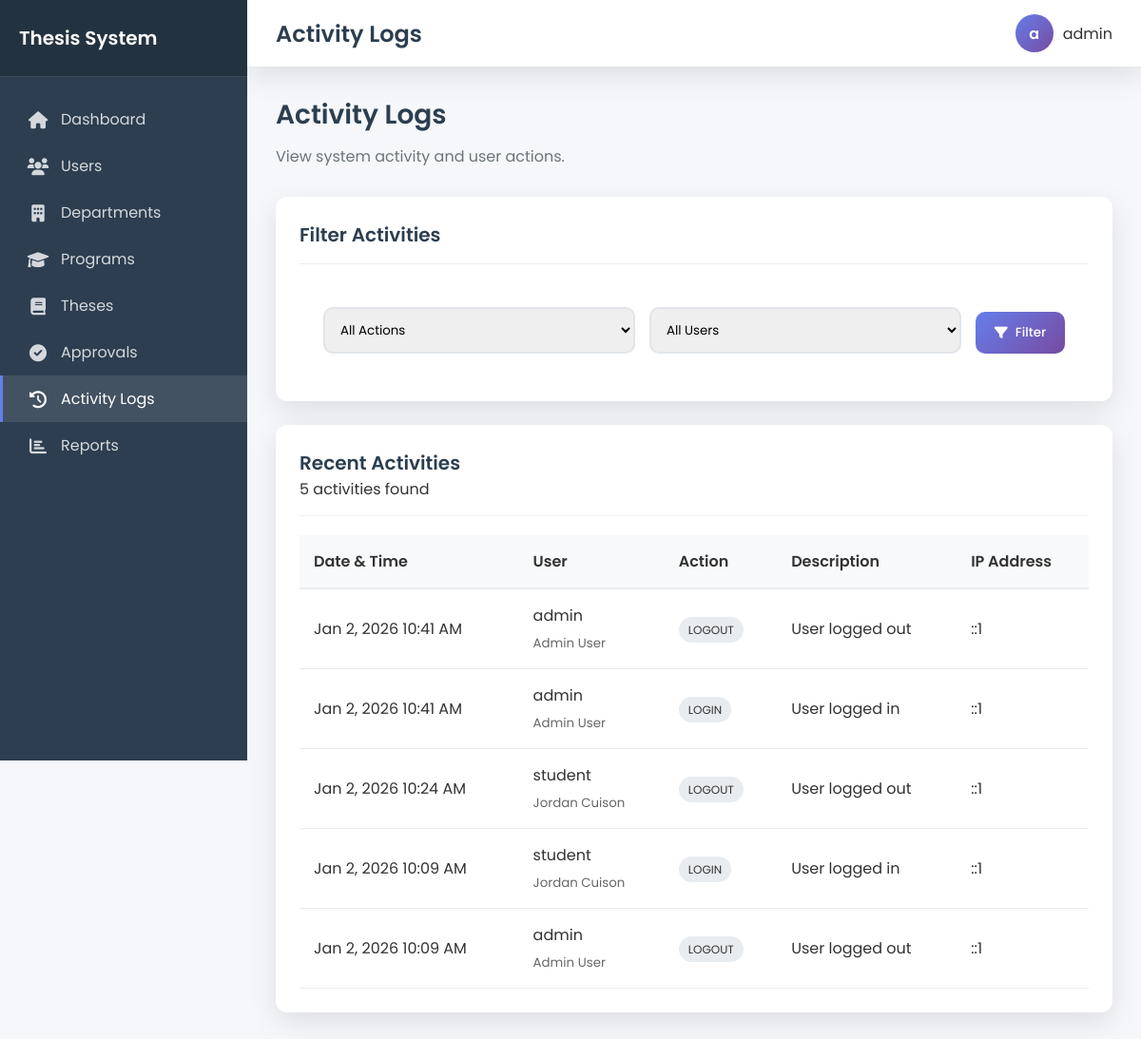
Page /admin/activity-logs.php (signed in) on the committed database.
### tables this page shows
CREATE TABLE `activity_logs` (
  `id` int(11) NOT NULL,
  `user_id` int(11) DEFAULT NULL,
  `action` varchar(100) NOT NULL,
  `description` text DEFAULT NULL,
  `ip_address` varchar(45) DEFAULT NULL,
  `user_agent` text DEFAULT NULL,
  `created_at` timestamp NOT NULL DEFAULT current_timestamp()
);

CREATE TABLE `users` (
  `id` int(11) NOT NULL,
  `username` varchar(50) NOT NULL,
  `email` varchar(100) NOT NULL,
  `password` varchar(255) NOT NULL,
  `role` enum('student','adviser','admin') NOT NULL,
  `first_name` varchar(50) NOT NULL,
  `last_name` varchar(50) NOT NULL,
  `middle_name` varchar(50) DEFAULT NULL,
  `student_id` varchar(20) DEFAULT NULL,
  `program_id` int(11) DEFAULT NULL,
  `profile_picture` varchar(255) DEFAULT NULL,
  `signature` varchar(255) DEFAULT NULL,
  `is_active` tinyint(1) DEFAULT 1,
  `last_login` timestamp NULL DEFAULT NULL,
  `created_at` timestamp NOT NULL DEFAULT current_timestamp(),
  `updated_at` timestamp NOT NULL DEFAULT current_timestamp() ON UPDATE current_timestamp()
);

### admin/activity-logs.php (the view, shortened to what this page needs)
<?php
require_once '../config/db.php';
$whereClause = "";
$params = [];
$stmt = $pdo->prepare("
    SELECT al.*, u.username, u.first_name, u.last_name
    FROM activity_logs al
    LEFT JOIN users u ON al.user_id = u.id
    $whereClause
    ORDER BY al.created_at DESC
    LIMIT 100
");
$stmt->execute($params);
$activities = $stmt->fetchAll(PDO::FETCH_ASSOC);
?>
<div class="page-header">
    <h2>Activity Logs</h2>
    <p>View system activity and user actions.</p>
</div>
<div class="card fade-in">
    <div class="card-header">
        <h3>Filter Activities</h3>
    </div>
    <div class="card-body" style="padding: 25px;">
        <form method="GET" style="display: flex; flex-wrap: wrap; gap: 15px;">
            <div class="form-group" style="flex: 1; min-width: 200px;">
                <select name="action" class="form-control" style="width: 100%; padding: 12px; border: 2px solid #e1e5e9; border-radius: 10px; font-family: 'Poppins', sans-serif;">
                    <option value="">All Actions</option>
                </select>
            </div>
            <div class="form-group" style="flex: 1; min-width: 200px;">
                <select name="user_id" class="form-control" style="width: 100%; padding: 12px; border: 2px solid #e1e5e9; border-radius: 10px; font-family: 'Poppins', sans-serif;">
                    <option value="">All Users</option>
                </select>
            </div>
            <div class="form-group" style="display: flex; align-items: flex-end;">
                <button type="submit" class="btn btn-primary" style="padding: 12px 20px; border: none; border-radius: 10px; font-family: 'Poppins', sans-serif; font-weight: 500; cursor: pointer; background: linear-gradient(135deg, #667eea 0%, #764ba2 100%); color: white;">
                    <i class="fas fa-filter"></i> Filter
                </button>
            </div>
        </form>
    </div>
</div>
<div class="card fade-in">
    <div class="card-header">
        <h3>Recent Activities</h3>
        <p><?php echo count($activities); ?> activities found</p>
    </div>
    <?php if (count($activities) > 0): ?>
        <div class="table-responsive">
            <table class="table" style="width: 100%; border-collapse: collapse;">
                <thead>
                    <tr style="background: #f8f9fa; border-bottom: 2px solid #e9ecef;">
                        <th style="padding: 15px; text-align: left; font-weight: 600;">Date & Time</th>
                        <th style="padding: 15px; text-align: left; font-weight: 600;">User</th>
                        <th style="padding: 15px; text-align: left; font-weight: 600;">Action</th>
                        <th style="padding: 15px; text-align: left; font-weight: 600;">Description</th>
                        <th style="padding: 15px; text-align: left; font-weight: 600;">IP Address</th>
                    </tr>
                </thead>
                <tbody>
                    <?php foreach ($activities as $activity): ?>
                        <tr style="border-bottom: 1px solid #e9ecef;">
                            <td style="padding: 15px;"><?php echo date('M j, Y g:i A', strtotime($activity['created_at'])); ?></td>
                            <td style="padding: 15px;">
                                <?php if ($activity['username']): ?>
                                    <?php echo htmlspecialchars($activity['username']); ?>
                                    <div style="margin-top: 3px;">
                                        <small style="color: #666;">
                                            <?php echo htmlspecialchars($activity['first_name'] . ' ' . $activity['last_name']); ?>
                                        </small>
                                    </div>
                                <?php else: ?>
                                    <em>System</em>
                                <?php endif; ?>
                            </td>
                            <td style="padding: 15px;">
                                <span style="padding: 5px 10px; border-radius: 20px; font-size: 12px; background: #e9ecef;">
                                    <?php echo htmlspecialchars($activity['action']); ?>
                                </span>
                            </td>
                            <td style="padding: 15px;"><?php echo htmlspecialchars($activity['description']); ?></td>
                            <td style="padding: 15px;"><?php echo htmlspecialchars($activity['ip_address'] ?? 'N/A'); ?></td>
                        </tr>
                    <?php endforeach; ?>
                </tbody>
            </table>
        </div>
    <?php endif; ?>
</div>
<?php
include '../views/shared/layout.php';
?>

### views/shared/layout.php (style rules this page uses)
:root { --primary-gradient: linear-gradient(135deg, #667eea 0%, #764ba2 100%); --secondary-gradient: linear-gradient(135deg, #f093fb 0%, #f5576c 100%); --success-gradient: linear-gradient(135deg, #43e97b 0%, #38f9d7 100%); --warning-gradient: linear-gradient(135deg, #ff9a9e 0%, #fecfef 100%); --dark: #2c3e50; --light: #f8f9fa; --gray: #6c757d; --border-radius: 12px; --box-shadow: 0 10px 30px rgba(0, 0, 0, 0.1); }
* { margin: 0; padding: 0; box-sizing: border-box; }
body { font-family: 'Poppins', sans-serif; background: #f5f7fa; color: #333; min-height: 100vh; }
.page-header { margin-bottom: 30px; }
.page-header h2 { font-size: 28px; font-weight: 600; color: var(--dark); margin: 0 0 10px 0; }
.page-header p { color: var(--gray); font-size: 16px; margin: 0; }
.card { background: white; border-radius: var(--border-radius); box-shadow: var(--box-shadow); padding: 25px; margin-bottom: 25px; transition: transform 0.3s ease; }
.card-header { border-bottom: 1px solid #eee; padding-bottom: 15px; margin-bottom: 20px; }
.card-header h3 { font-size: 20px; font-weight: 600; margin: 0; color: var(--dark); }
.btn { padding: 12px 20px; border: none; border-radius: var(--border-radius); font-family: 'Poppins', sans-serif; font-weight: 500; cursor: pointer; transition: all 0.3s ease; text-decoration: none; display: inline-flex; align-items: center; justify-content: center; gap: 8px; }
.btn i { font-size: 14px; }
.btn-primary { background: var(--primary-gradient); color: white; }
.fade-in { animation: fadeIn 0.6s ease-out; }

### rows in the picture
activity_logs: created_at "Jan 2, 2026 10:41 AM", user.username "admin", user.last_name "Admin User", action "LOGOUT", description "User logged out", ip_address "::1"
activity_logs: created_at "Jan 2, 2026 10:41 AM", user.username "admin", user.last_name "Admin User", action "LOGIN", description "User logged in", ip_address "::1"
activity_logs: created_at "Jan 2, 2026 10:24 AM", user.username "student", user.last_name "Jordan Cuison", action "LOGOUT", description "User logged out", ip_address "::1"
activity_logs: created_at "Jan 2, 2026 10:09 AM", user.username "student", user.last_name "Jordan Cuison", action "LOGIN", description "User logged in", ip_address "::1"
activity_logs: created_at "Jan 2, 2026 10:09 AM", user.username "admin", user.last_name "Admin User", action "LOGOUT", description "User logged out", ip_address "::1"

### other values in the picture
$item['title'] "Dashboard"
$item['title'] "Users"
$item['title'] "Departments"
$item['title'] "Programs"
$item['title'] "Theses"
$item['title'] "Approvals"
$item['title'] "Activity Logs"
$item['title'] "Reports"
$title "Activity Logs"
substr($_SESSION['username'], 0, 1) "a"
$_SESSION['username'] "admin"
count($activities) "5"
